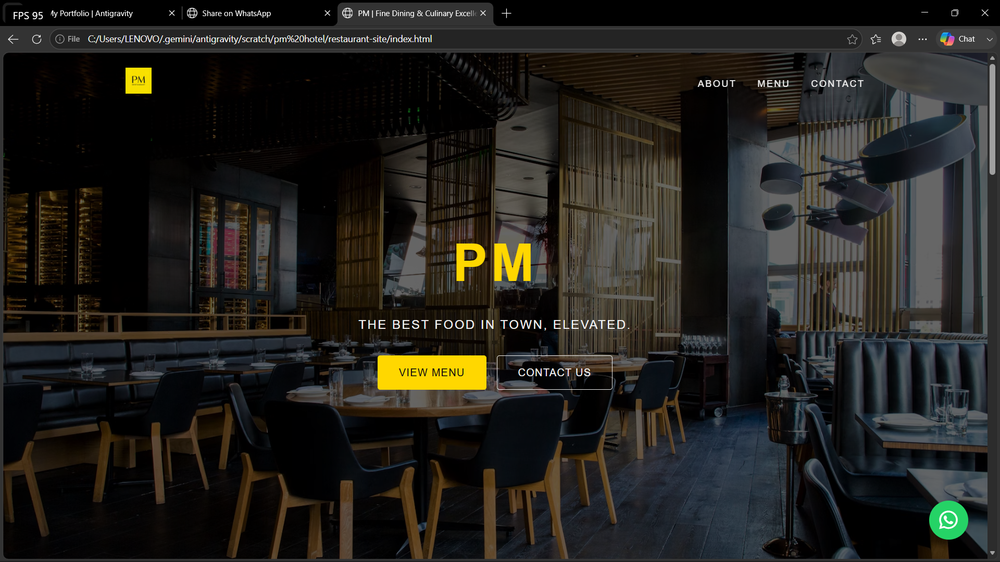
#> input picture pm_main.png/Screenshot 2026-07-01 125113.png, 1000 x 562 px, shrunk from 1920 x 1080 before the run, found by its file name
$ python crop.py
#> lines starting #> are read from the running program, lines starting #| are printed output that depends on the picture
import sys
import subprocess

try:
    from PIL import Image
except ImportError:
    subprocess.check_call([sys.executable, "-m", "pip", "install", "Pillow"])
    from PIL import Image

# Image 1 (Hero)
img1 = Image.open(r"C:\Users\LENOVO\.gemini\antigravity\scratch\portfolio\pm_main.png\Screenshot 2026-07-01 125113.png")
#> img1 is the input picture: PIL image 1000x562 RGBA; mean R, G, B, A 34.9, 33.6, 29.5, 255
width, height = img1.size
#> width = 1000; height = 562
# Crop top 85 pixels (approximate height of browser tabs and address bar)
img1_cropped = img1.crop((0, 85, width, height))
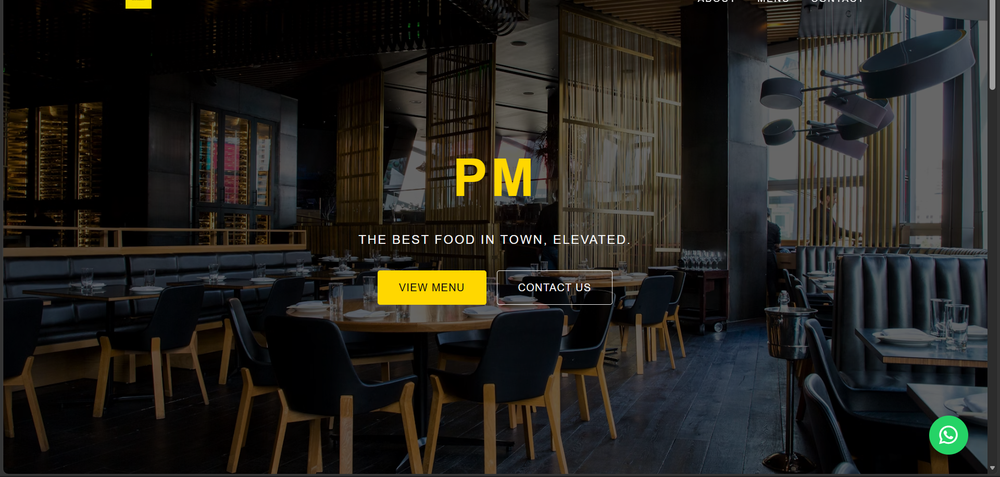
#> img1_cropped: PIL image 1000x477 RGBA; mean R, G, B, A 35.8, 34.3, 29.9, 255
# Save with high quality
img1_cropped.save(r"C:\Users\LENOVO\.gemini\antigravity\scratch\portfolio\pm_hero_4k.png", quality=100)

# Image 2 (Menu)
img2 = Image.open(r"C:\Users\LENOVO\.gemini\antigravity\scratch\portfolio\pm_main.png\Screenshot 2026-07-01 125138.png")
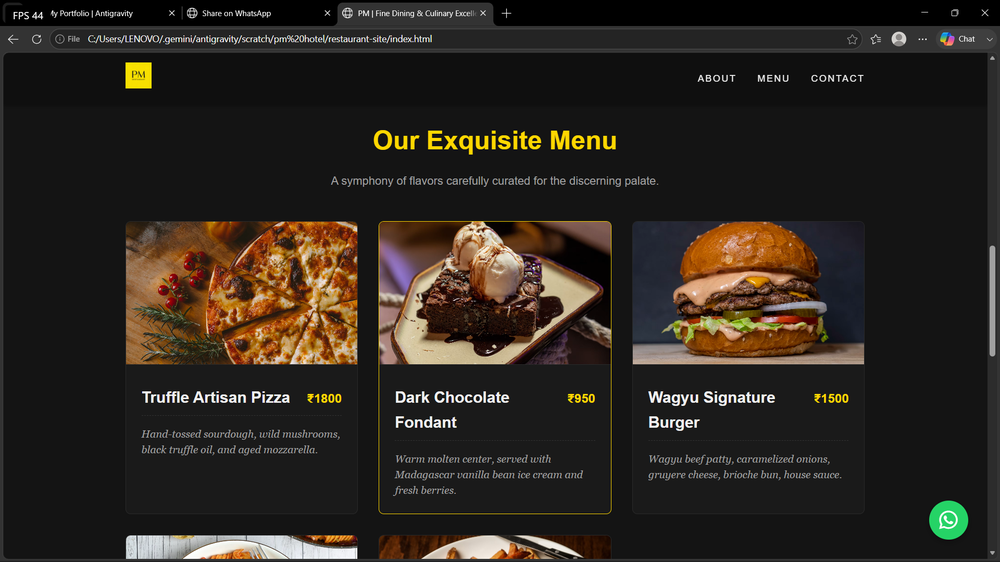
#> input picture pm_main.png/Screenshot 2026-07-01 125138.png, 1000 x 562 px, shrunk from 1920 x 1080 before the run, found by its file name
#> img2 is the input picture: PIL image 1000x562 RGBA; mean R, G, B, A 44.4, 38.2, 31.6, 255
width, height = img2.size
img2_cropped = img2.crop((0, 85, width, height))
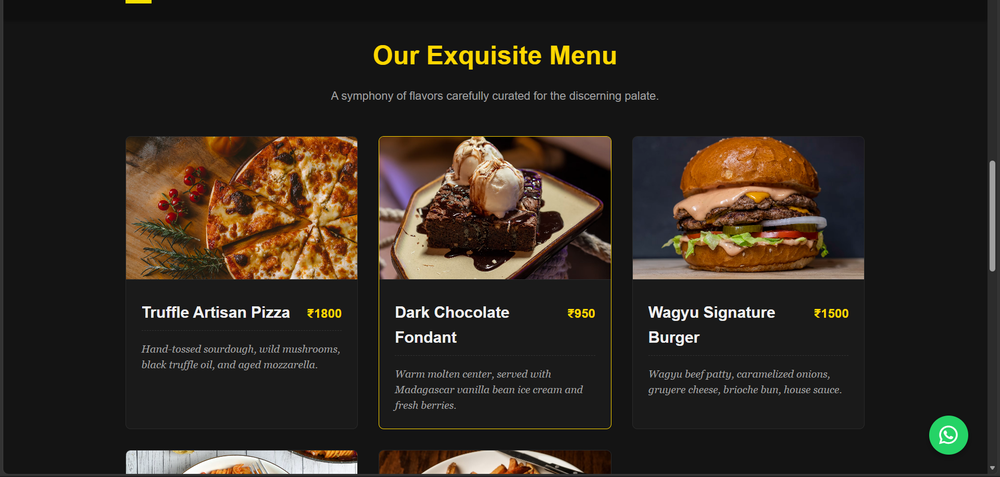
#> img2_cropped: PIL image 1000x477 RGBA; mean R, G, B, A 47.2, 39.9, 32.4, 255
img2_cropped.save(r"C:\Users\LENOVO\.gemini\antigravity\scratch\portfolio\pm_menu_4k.png", quality=100)

print("Images cropped successfully!")
